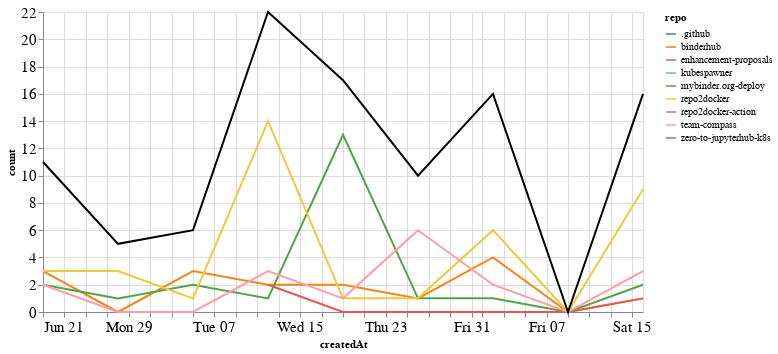

The notebook cell this image was saved under:
### Markdown cell above
## Comments

### Code cell
comments_time = comments.groupby('repo').resample('W', on='createdAt').count()['author'].reset_index()
comments_time = comments_time.rename(columns={'author': 'count'})
comments_time_total = comments_time.groupby('createdAt').agg({"count": "sum"}).reset_index()
ch1 = alt.Chart(comments_time, width=600).mark_line().encode(
    x='createdAt',
    y='count',
    color='repo',
    tooltip="repo"
)

ch2 = alt.Chart(comments_time_total, width=600).mark_line(color="black").encode(
    x='createdAt',
    y='count',
)

ch1 + ch2

### Figure 1 — Vega-Lite specification as saved in the notebook (floating-point values rounded to 4 significant figures)
{"config": {"axisLeft": {"labelFontSize": 15}, "axisBottom": {"labelFontSize": 15}}, "layer": [{"data": {"name": "data-b2c1b305cf5758fb80b8f7139b1ef6f2"}, "mark": "line", "encoding": {"color": {"type": "nominal", "field": "repo"}, "tooltip": {"type": "nominal", "field": "repo"}, "x": {"type": "temporal", "field": "createdAt"}, "y": {"type": "quantitative", "field": "count"}}, "width": 600}, {"data": {"name": "data-6d911f74233791af2344cb852fde1d1c"}, "mark": {"type": "line", "color": "black"}, "encoding": {"x": {"type": "temporal", "field": "createdAt"}, "y": {"type": "quantitative", "field": "count"}}, "width": 600}], "$schema": "https://vega.github.io/schema/vega-lite/v4.8.1.json", "datasets": {"data-b2c1b305cf5758fb80b8f7139b1ef6f2": [{"repo": ".github", "createdAt": "2020-06-21T00:00:00", "count": 1}, {"repo": "binderhub", "createdAt": "2020-06-21T00:00:00", "count": 3}, {"repo": "binderhub", "createdAt": "2020-06-28T00:00:00", "count": 0}, {"repo": "binderhub", "createdAt": "2020-07-05T00:00:00", "count": 3}, {"repo": "binderhub", "createdAt": "2020-07-12T00:00:00", "count": 2}, {"repo": "binderhub", "createdAt": "2020-07-19T00:00:00", "count": 2}, {"repo": "binderhub", "createdAt": "2020-07-26T00:00:00", "count": 1}, {"repo": "binderhub", "createdAt": "2020-08-02T00:00:00", "count": 4}, {"repo": "binderhub", "createdAt": "2020-08-09T00:00:00", "count": 0}, {"repo": "binderhub", "createdAt": "2020-08-16T00:00:00", "count": 1}, {"repo": "enhancement-proposals", "createdAt": "2020-07-12T00:00:00", "count": 2}, {"repo": "enhancement-proposals", "createdAt": "2020-07-19T00:00:00", "count": 0}, {"repo": "enhancement-proposals", "createdAt": "2020-07-26T00:00:00", "count": 0}, {"repo": "enhancement-proposals", "createdAt": "2020-08-02T00:00:00", "count": 0}, {"repo": "enhancement-proposals", "createdAt": "2020-08-09T00:00:00", "count": 0}, {"repo": "enhancement-proposals", "createdAt": "2020-08-16T00:00:00", "count": 1}, {"repo": "kubespawner", "createdAt": "2020-07-26T00:00:00", "count": 1}, {"repo": "mybinder.org-deploy", "createdAt": "2020-06-21T00:00:00", "count": 2}, {"repo": "mybinder.org-deploy", "createdAt": "2020-06-28T00:00:00", "count": 1}, {"repo": "mybinder.org-deploy", "createdAt": "2020-07-05T00:00:00", "count": 2}, {"repo": "mybinder.org-deploy", "createdAt": "2020-07-12T00:00:00", "count": 1}, {"repo": "mybinder.org-deploy", "createdAt": "2020-07-19T00:00:00", "count": 13}, {"repo": "mybinder.org-deploy", "createdAt": "2020-07-26T00:00:00", "count": 1}, {"repo": "mybinder.org-deploy", "createdAt": "2020-08-02T00:00:00", "count": 1}, {"repo": "mybinder.org-deploy", "createdAt": "2020-08-09T00:00:00", "count": 0}, {"repo": "mybinder.org-deploy", "createdAt": "2020-08-16T00:00:00", "count": 2}, {"repo": "repo2docker", "createdAt": "2020-06-21T00:00:00", "count": 3}, {"repo": "repo2docker", "createdAt": "2020-06-28T00:00:00", "count": 3}, {"repo": "repo2docker", "createdAt": "2020-07-05T00:00:00", "count": 1}, {"repo": "repo2docker", "createdAt": "2020-07-12T00:00:00", "count": 14}, {"repo": "repo2docker", "createdAt": "2020-07-19T00:00:00", "count": 1}, {"repo": "repo2docker", "createdAt": "2020-07-26T00:00:00", "count": 1}, {"repo": "repo2docker", "createdAt": "2020-08-02T00:00:00", "count": 6}, {"repo": "repo2docker", "createdAt": "2020-08-09T00:00:00", "count": 0}, {"repo": "repo2docker", "createdAt": "2020-08-16T00:00:00", "count": 9}, {"repo": "repo2docker-action", "createdAt": "2020-06-28T00:00:00", "count": 1}, {"repo": "team-compass", "createdAt": "2020-06-21T00:00:00", "count": 2}, {"repo": "team-compass", "createdAt": "2020-06-28T00:00:00", "count": 0}, {"repo": "team-compass", "createdAt": "2020-07-05T00:00:00", "count": 0}, {"repo": "team-compass", "createdAt": "2020-07-12T00:00:00", "count": 3}, {"repo": "team-compass", "createdAt": "2020-07-19T00:00:00", "count": 1}, {"repo": "team-compass", "createdAt": "2020-07-26T00:00:00", "count": 6}, {"repo": "team-compass", "createdAt": "2020-08-02T00:00:00", "count": 2}, {"repo": "team-compass", "createdAt": "2020-08-09T00:00:00", "count": 0}, {"repo": "team-compass", "createdAt": "2020-08-16T00:00:00", "count": 3}, {"repo": "zero-to-jupyterhub-k8s", "createdAt": "2020-08-02T00:00:00", "count": 3}], "data-6d911f74233791af2344cb852fde1d1c": [{"createdAt": "2020-06-21T00:00:00", "count": 11}, {"createdAt": "2020-06-28T00:00:00", "count": 5}, {"createdAt": "2020-07-05T00:00:00", "count": 6}, {"createdAt": "2020-07-12T00:00:00", "count": 22}, {"createdAt": "2020-07-19T00:00:00", "count": 17}, {"createdAt": "2020-07-26T00:00:00", "count": 10}, {"createdAt": "2020-08-02T00:00:00", "count": 16}, {"createdAt": "2020-08-09T00:00:00", "count": 0}, {"createdAt": "2020-08-16T00:00:00", "count": 16}]}}
